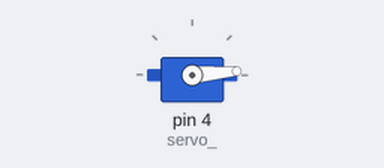
The sketch below on a simulated Arduino Uno, built with avr-gcc and run on an emulated ATmega328P. Shown: servo. Wiring (inferred from the names in the program): servo: signal pin 4. Servo pulses on a pin are drawn as a servo (544–2400 µs = 0–180°).

Above: at 0.05 s.
At 1.5 s:
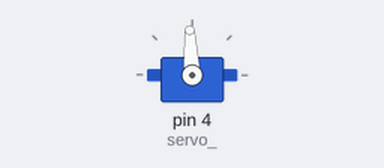
At 3.0 s:
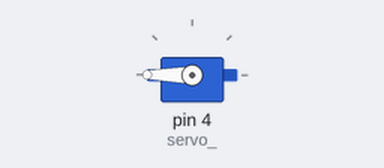
Timing chart, 0 to 6.9 s (numbered marks = the images above):
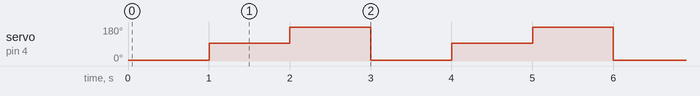

The sketch:

ServoTest.ino
```cpp
//******************** MySonar_og_3Servo ************************
#include <TimerOne.h>

int servo_=4;     //Geymir númer servo tengisV, hér 4
int servo;        //Geymir stöðuna sem skrifuð var á servo_

int cnt_SERVO;    //Geymir talningu fyrir SERVO interrupt fallsins
int pulsBreidd=75; //Geymir púlsbreidd servo
int period=0;

//Hér er servopúlsinn gefinn í us
int reiknaNigrip(int servoPuls) //púlsbreiddarsviðið er 600us-1500us-2400us og 2400us/20us=0,05*2400
{                               //t.d. þá er 0,05*600us=30 interrupt og 0,05*2400us=120 interrupt
   int temp;                    //period=20ms=20000us  0,05*20000=1000 interrupt
   temp=servoPuls*5/10;
   temp=(temp+5)/10; //að leggja 5 við fyrir deilinguna afrúnnar útkomuna
   return temp;
}


void setup()
{
  cnt_SERVO=0;
  period=1000;
  pinMode(servo_,OUTPUT);
  servo=1;
  digitalWrite(servo_,HIGH);

  Timer1.initialize(20); // set a timer of length 20 microseconds
  Timer1.attachInterrupt( timerIsr ); // attach the service routine here
  Serial.begin(9600);
}

void loop()
{
   pulsBreidd=reiknaNigrip(600);
   delay(1000);
   pulsBreidd=reiknaNigrip(1500);
   delay(1000);
   pulsBreidd=reiknaNigrip(2400);
   delay(1000);
}

/// --------------------------         //digitalWrite(trigger,LOW); digitalRead(echo
/// Custom ISR Timer Routine
/// --------------------------
void timerIsr()                          //MUNA digitalWrite og digital read_____________________________--
{
    cnt_SERVO++;          //cnt_SERVO Hækkar um 1 við hvert overflow
    if(servo==1 && cnt_SERVO>=pulsBreidd)
    {
       servo=0;
       digitalWrite(servo_,LOW);
    }
    if(cnt_SERVO>=period)
    {
        servo=1;
        digitalWrite(servo_,HIGH);
        cnt_SERVO=0;
    }
}
```
